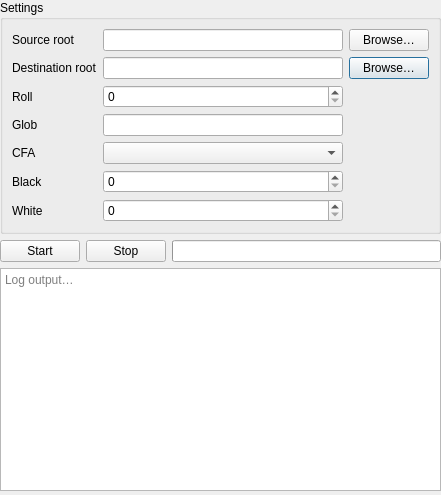
<?xml version="1.0" encoding="UTF-8"?>
<ui version="4.0">
 <class>DngBatchDialog</class>
 <widget class="QDialog" name="DngBatchDialog">
  <property name="geometry">
   <rect>
    <x>0</x>
    <y>0</y>
    <width>441</width>
    <height>495</height>
   </rect>
  </property>
  <property name="windowTitle">
   <string>Export to CinemaDNG</string>
  </property>
  <widget class="QWidget" name="centralwidget">
   <property name="geometry">
    <rect>
     <x>0</x>
     <y>0</y>
     <width>441</width>
     <height>491</height>
    </rect>
   </property>
   <layout class="QVBoxLayout" name="verticalLayout">
    <item>
     <widget class="QGroupBox" name="groupSettings">
      <property name="title">
       <string>Settings</string>
      </property>
      <layout class="QGridLayout" name="gridLayout">
       <item row="3" column="1">
        <widget class="QLineEdit" name="editGlob"/>
       </item>
       <item row="0" column="1">
        <widget class="QLineEdit" name="editSrc"/>
       </item>
       <item row="4" column="1">
        <widget class="QComboBox" name="comboCFA"/>
       </item>
       <item row="4" column="0">
        <widget class="QLabel" name="label">
         <property name="text">
          <string>CFA</string>
         </property>
        </widget>
       </item>
       <item row="1" column="2">
        <widget class="QPushButton" name="btnBrowseDst">
         <property name="text">
          <string>Browse…</string>
         </property>
        </widget>
       </item>
       <item row="0" column="2">
        <widget class="QPushButton" name="btnBrowseSrc">
         <property name="text">
          <string>Browse…</string>
         </property>
        </widget>
       </item>
       <item row="2" column="0">
        <widget class="QLabel" name="label">
         <property name="text">
          <string>Roll</string>
         </property>
        </widget>
       </item>
       <item row="5" column="0">
        <widget class="QLabel" name="label">
         <property name="text">
          <string>Black</string>
         </property>
        </widget>
       </item>
       <item row="1" column="1">
        <widget class="QLineEdit" name="editDst"/>
       </item>
       <item row="6" column="0">
        <widget class="QLabel" name="label">
         <property name="text">
          <string>White</string>
         </property>
        </widget>
       </item>
       <item row="6" column="1">
        <widget class="QSpinBox" name="spinWhite"/>
       </item>
       <item row="0" column="0">
        <widget class="QLabel" name="label">
         <property name="text">
          <string>Source root</string>
         </property>
        </widget>
       </item>
       <item row="1" column="0">
        <widget class="QLabel" name="label">
         <property name="text">
          <string>Destination root</string>
         </property>
        </widget>
       </item>
       <item row="3" column="0">
        <widget class="QLabel" name="label">
         <property name="text">
          <string>Glob</string>
         </property>
        </widget>
       </item>
       <item row="2" column="1">
        <widget class="QSpinBox" name="spinRoll">
         <property name="minimum">
          <number>0</number>
         </property>
         <property name="maximum">
          <number>999</number>
         </property>
        </widget>
       </item>
       <item row="5" column="1">
        <widget class="QSpinBox" name="spinBlack"/>
       </item>
      </layout>
     </widget>
    </item>
    <item>
     <layout class="QHBoxLayout" name="ButtonsBar">
      <item>
       <widget class="QPushButton" name="btnStart">
        <property name="text">
         <string>Start</string>
        </property>
       </widget>
      </item>
      <item>
       <widget class="QPushButton" name="btnStop">
        <property name="text">
         <string>Stop</string>
        </property>
       </widget>
      </item>
      <item>
       <widget class="QProgressBar" name="progressBar">
        <property name="minimum">
         <number>0</number>
        </property>
        <property name="maximum">
         <number>100</number>
        </property>
       </widget>
      </item>
     </layout>
    </item>
    <item>
     <widget class="QTextEdit" name="log">
      <property name="readOnly">
       <bool>true</bool>
      </property>
      <property name="placeholderText">
       <string>Log output…</string>
      </property>
     </widget>
    </item>
   </layout>
  </widget>
 </widget>
 <resources/>
 <connections/>
</ui>
